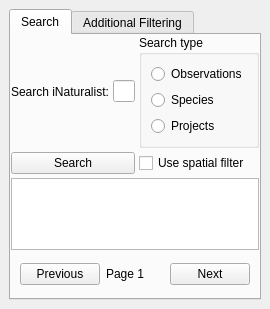
<?xml version="1.0" encoding="UTF-8"?>
<ui version="4.0">
 <class>INaturalistUserPluginDockWidgetBase</class>
 <widget class="QDockWidget" name="INaturalistUserPluginDockWidgetBase">
  <property name="geometry">
    <rect>
      <x>0</x>
      <y>0</y>
      <width>232</width>
      <height>141</height>
    </rect>
    </property>
    <property name="windowTitle">
    <string>INaturalist for QGIS</string>
      </property>
    <widget class="QWidget" name="dockWidgetContents">
      <layout class="QVBoxLayout" name="dockWidgetTabWidgetLayout">
      <item>
        <widget class="QTabWidget" name="dockWidgetTabWidget">
        <widget class="QWidget" name="tabSearch">
          <attribute name="title">
            <string>Search</string>
          </attribute>
            
          <layout class="QVBoxLayout" name="verticalLayout">
              <property name="spacing">
              <number>4</number>
              </property>
              <property name="leftMargin">
              <number>0</number>
              </property>
              <property name="topMargin">
              <number>0</number>
              </property>
              <property name="rightMargin">
              <number>0</number>
              </property>
              <property name="bottomMargin">
              <number>4</number>
              </property>
              <item>
                <layout class="QGridLayout" name="searchControls">
                
                <item row="0" column="0">
                  <layout class="QHBoxLayout" name="txtSearchBoxLayout">
                  <item>
                    <widget class="QLabel" name="txtSearchBoxLbl">
                      <property name="text">
                        <string>Search iNaturalist:</string>
                      </property>
                    </widget>
                  </item>
                  <item>
                    <widget class="QLineEdit" name="txtSearchBox">
                      <property name="toolTip">
                        <string>Search iNaturalist for observations.</string>
                      </property>
                    </widget>
                  </item>
                  </layout>
                </item>

                <item row="0" column="1">
                    <widget class="QGroupBox" name="groupBoxSearchType">
                    <property name="title">
                      <string>Search type</string>
                    </property>
                    <layout class="QVBoxLayout" name="groupBoxSearchTypeLayout">
                      <item>
                        <widget class="QRadioButton" name="searchTypeObservations">
                          <property name="text">
                            <string>Observations</string>
                          </property>
                        </widget>
                      </item>
                      <item>
                        <widget class="QRadioButton" name="searchTypeSpecies">
                          <property name="text">
                          <string>Species</string>
                          </property>
                        </widget>
                      </item>
                      <item>
                        <widget class="QRadioButton" name="searchTypeProjects">
                          <property name="text">
                          <string>Projects</string>
                          </property>
                        </widget>
                      </item>
                    </layout>
                    </widget>
                </item>
            

                <item row="1" column="0">
                  <widget class="QPushButton" name="btnQueryData">
                    <property name="text">
                      <string>Search</string>
                    </property>
                  </widget>
                </item>

                <item row="1" column="1">
                  <widget class="QCheckBox" name="cbSpatialFilter">
                    <property name="text">
                      <string>Use spatial filter</string>
                    </property>
                  </widget>
                </item>

                </layout>
              </item>
              <item>
                <widget class="QListWidget" name="searchResult">
                  <property name="sizePolicy">
                  <sizepolicy hsizetype="Expanding" vsizetype="Expanding">
                    <horstretch>0</horstretch>
                    <verstretch>0</verstretch>
                  </sizepolicy>
                  </property>
                  <property name="alternatingRowColors">
                  <bool>true</bool>
                  </property>
                  <property name="iconSize">
                  <size>
                    <width>24</width>
                    <height>24</height>
                  </size>
                  </property>
                </widget>
              </item>
              <item>
                <widget class="QWidget" name="paginationControls">
                  <layout class="QHBoxLayout" name="paginationControlsLayout">
                      <item>
                        <widget class="QPushButton" name="paginationPrevPage">
                            <property name="text">
                                <string>Previous</string>
                            </property>
                        </widget>
                      </item>
                      <item>
                        <widget class="QLabel" name="paginationPageLabel">
                            <property name="text">
                                <string>Page 1</string>
                            </property>
                        </widget>
                      </item>
                      <item>
                        <widget class="QPushButton" name="paginationNextPage">
                            <property name="text">
                                <string>Next</string>
                            </property>
                        </widget>
                      </item>
                  </layout>
                </widget>
              </item>
            </layout>
            </widget><!--end tab 1-->
            
            <widget class="QWidget" name="tabAdditionalFiltering">
              <attribute name="title">
                <string>Additional Filtering</string>
              </attribute>
              
              <layout class="QVBoxLayout" name="verticalLayout">
                <item>
                  <widget class="QLabel" name="testLbl">
                    <property name="text">
                      <string>Nothing here yet!</string>
                    </property>
                  </widget>
                </item>
              </layout>
          </widget><!--end tab 2-->

        </widget><!--end tab widget-->
    </item>
    </layout>
  </widget><!--end dock contents-->
 </widget><!--end dock itself-->
 <resources/>
 <connections/>
</ui>
